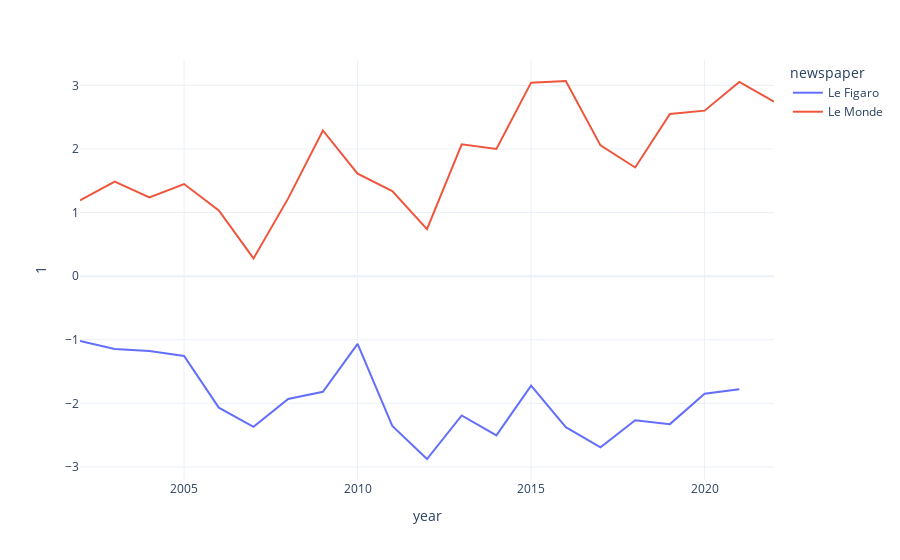

Notebook cell for this chart:
### Code cell
px.line(df_pca, x='year',y=1,color='newspaper')

### Figure 1 — Plotly figure (JSON) as saved in the notebook; plotly's stock layout.template omitted (floating-point values rounded to 4 significant figures)
{"data": [{"hovertemplate": "newspaper=Le Figaro<br>year=%{x}<br>1=%{y}<extra></extra>", "legendgroup": "Le Figaro", "line": {"color": "#636efa", "dash": "solid"}, "marker": {"symbol": "circle"}, "mode": "lines", "name": "Le Figaro", "orientation": "v", "showlegend": true, "type": "scatter", "x": [2002, 2003, 2004, 2005, 2006, 2007, 2008, 2009, 2010, 2011, 2012, 2013, 2014, 2015, 2016, 2017, 2018, 2019, 2020, 2021], "xaxis": "x", "y": [-1.019, -1.147, -1.178, -1.255, -2.068, -2.371, -1.932, -1.819, -1.064, -2.355, -2.876, -2.191, -2.505, -1.721, -2.376, -2.692, -2.267, -2.327, -1.851, -1.778], "yaxis": "y"}, {"hovertemplate": "newspaper=Le Monde<br>year=%{x}<br>1=%{y}<extra></extra>", "legendgroup": "Le Monde", "line": {"color": "#EF553B", "dash": "solid"}, "marker": {"symbol": "circle"}, "mode": "lines", "name": "Le Monde", "orientation": "v", "showlegend": true, "type": "scatter", "x": [2002, 2003, 2004, 2005, 2006, 2007, 2008, 2009, 2010, 2011, 2012, 2013, 2014, 2015, 2016, 2017, 2018, 2019, 2020, 2021, 2022], "xaxis": "x", "y": [1.191, 1.487, 1.238, 1.449, 1.034, 0.2791, 1.223, 2.291, 1.611, 1.338, 0.7406, 2.074, 2.001, 3.044, 3.07, 2.057, 1.709, 2.55, 2.603, 3.056, 2.745], "yaxis": "y"}], "layout": {"legend": {"title": {"text": "newspaper"}, "tracegroupgap": 0}, "margin": {"t": 60}, "xaxis": {"anchor": "y", "domain": [0, 1], "title": {"text": "year"}}, "yaxis": {"anchor": "x", "domain": [0, 1], "title": {"text": "1"}}}}
